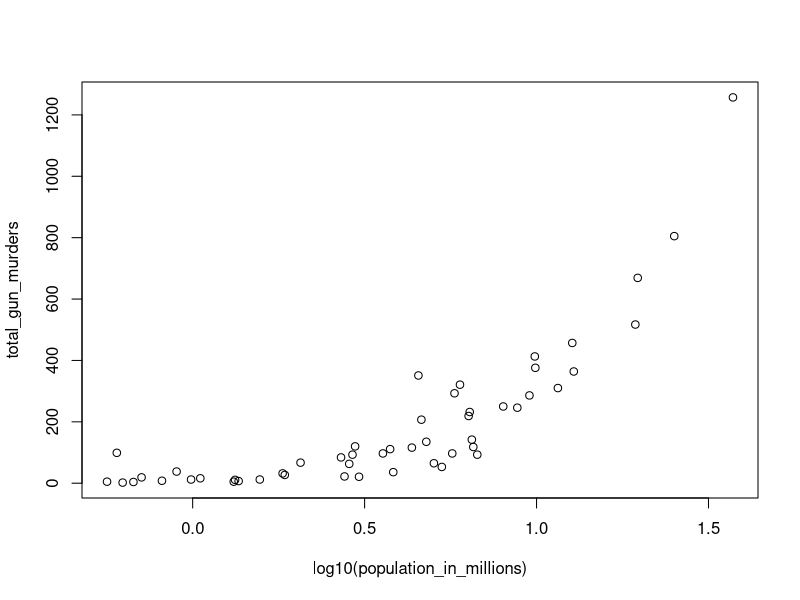
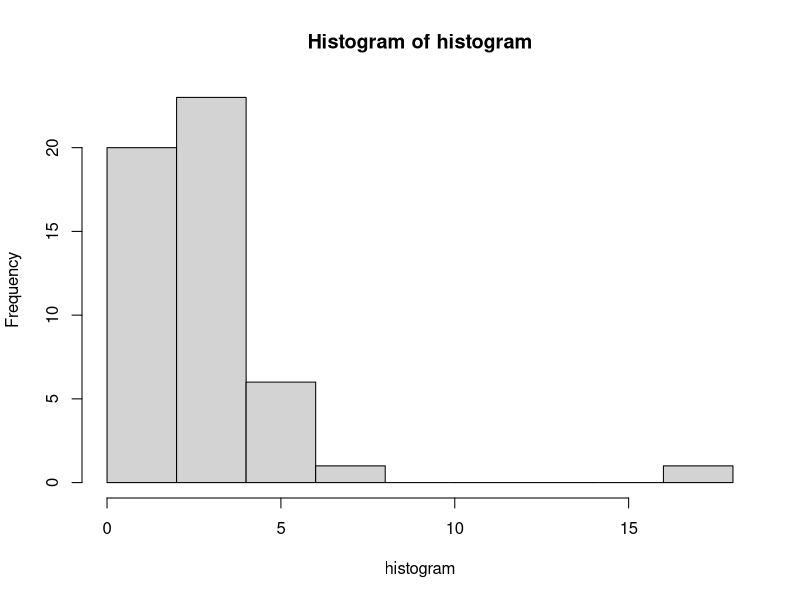
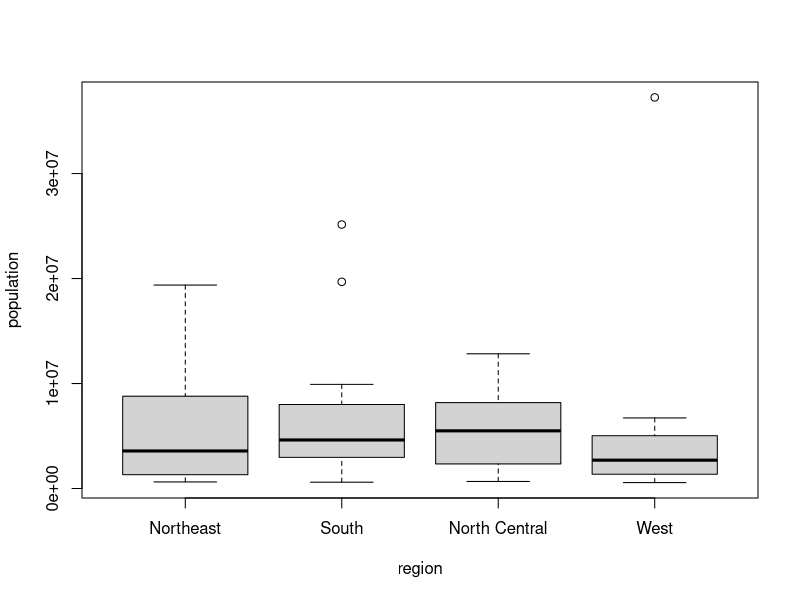

R code for these plots, in order:
library(dslabs)
data("murders")

pop <- murders$population
pop

popurut <- sort(pop)
popurut[1]

pop
order(pop)

popurutmin <- which.min(murders$population)
popurutmin

murders$state[popurutmin]

ranks <- rank(murders$population)
my_df <- data.frame(Nama = murders$state, Ranking = ranks)
head(my_df)

ranks <- rank(murders$population)
my_df <- data.frame(Nama = murders$state, Ranking = ranks)
ind <- order(my_df$Ranking)
my_df$Nama[ind]

population_in_millions <- murders$population/10^6 
total_gun_murders <- murders$total 
plot(log10(population_in_millions), total_gun_murders)

histogram <- with(murders, total / population * 100000) 
hist(histogram) 

boxplot(population~region, data = murders) 
